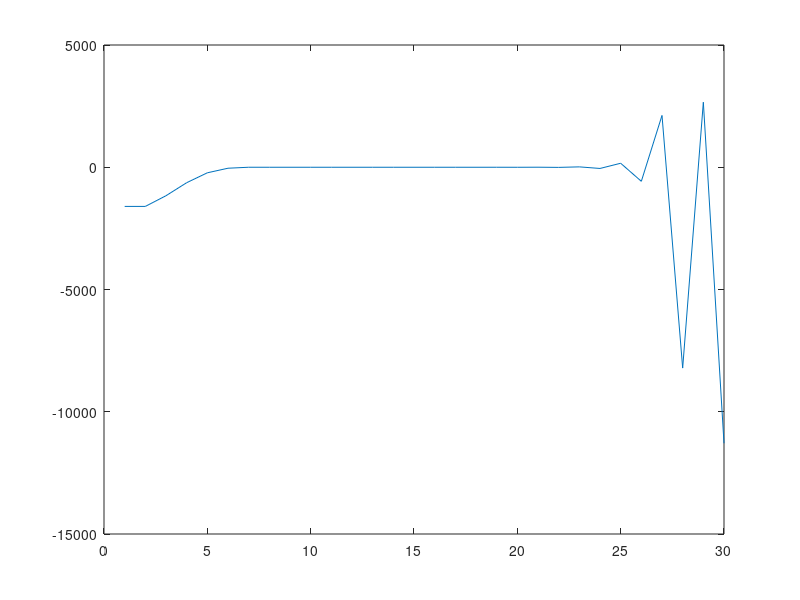

Here is the MATLAB script that generated this plot:
clear; close all;
fSamp = 5e6;                            % Hz
blockSize=1024;                        % Samples
blockTime = 1/fSamp*blockSize;          % Seconds
simBlocks = 30;                         % Number of Simulated blocks
t=[0:1:(simBlocks*blockSize)-1]/fSamp;  % Seconds

%% Simulate carrier
carrier_freq = rand*10000-5000;          % Hz
carrier = exp(1i*2*pi*carrier_freq*t);  

%% Simulate channel
rxSignal=awgn(carrier,100,'measured');   % simulate AWGN Channel
%rxSignal = rxSignal.*exp(1i*pi*rand);   % add random phase


%% Estimate carrier using FFT
tmp = abs(fftshift(fft(rxSignal(1:blockSize))));
fScale = linspace(-fSamp/2,fSamp/2,blockSize);
[~,loc]=max(tmp);
fGuess=fScale(loc);

fprintf('Initial frequency error: %d\n',carrier_freq-fGuess);
%fGuess=carrier_freq;

%% Open Loop Carrier Tracking
fGuesses=zeros(simBlocks,1);
fErrors=zeros(simBlocks,1);
for idx=1:simBlocks

   localReplica = exp(1i*2*pi*fGuess*t(((idx-1)*simBlocks)+1:idx*simBlocks));
   rxBlock = rxSignal(((idx-1)*simBlocks)+1:idx*simBlocks);
   fGuesses(idx)=fGuess;
   xcorrVals(idx)=dot(localReplica,rxBlock);

   if idx>1
     dotVal = real(xcorrVals(idx-1))*real(xcorrVals(idx))+...
              imag(xcorrVals(idx-1))*imag(xcorrVals(idx));
     crossVal = real(xcorrVals(idx-1))*imag(xcorrVals(idx))-...
              imag(xcorrVals(idx-1))*real(xcorrVals(idx));
     fError = atan2(dotVal,crossVal)/(blockSize/fSamp);
     fError = (atan2(imag(xcorrVals(idx)),real(xcorrVals(idx))) - atan2(imag(xcorrVals(idx-1)),real(xcorrVals(idx-1))))/(blockSize/fSamp);
     fError = (atan2(imag(xcorrVals(idx)),real(xcorrVals(idx))))/(blockSize/fSamp);
%      mError=1e-15;
%      if fError<mError
%          fError=0;
%      end
     fErrors(idx)=fError;
     fGuess=fGuess+fError;
   end

end

figure(1)
plot(carrier_freq-fGuesses)